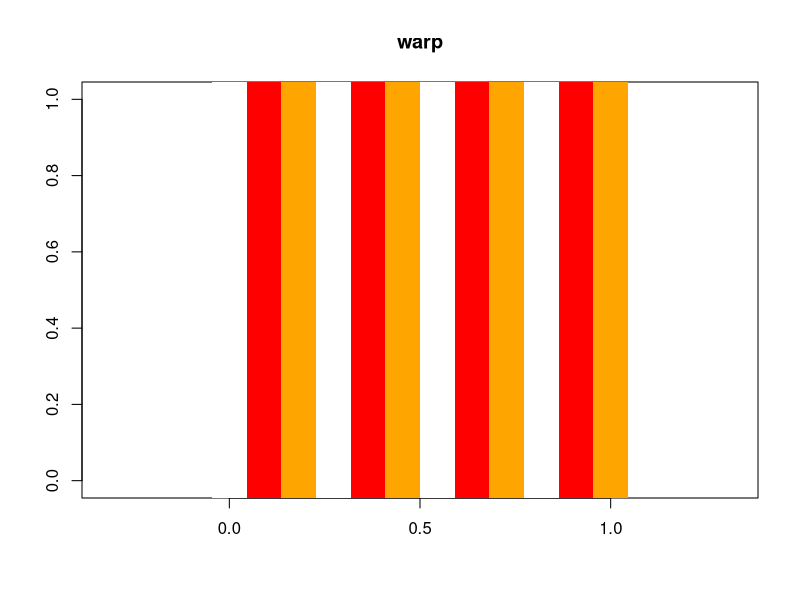
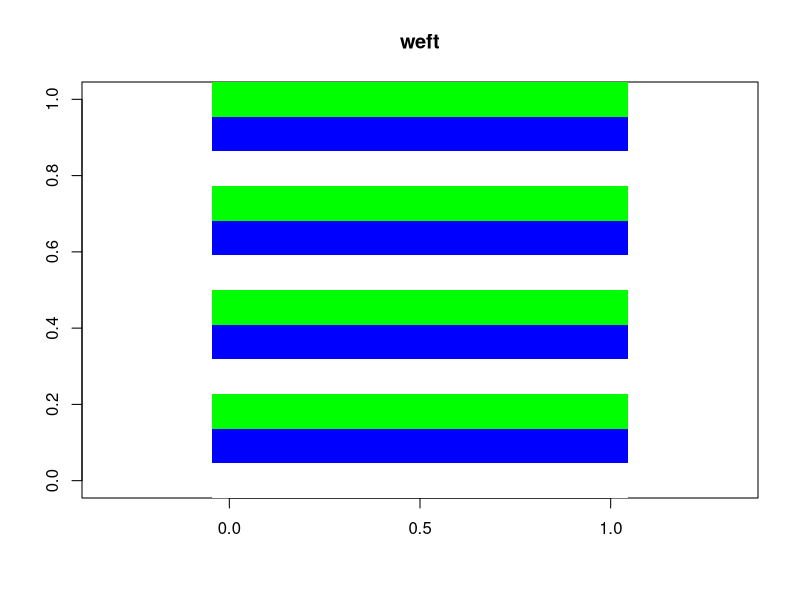
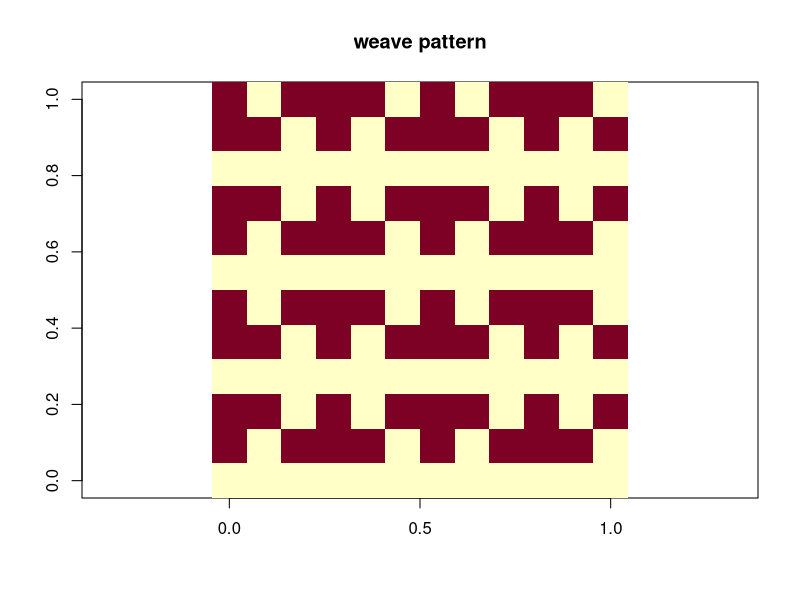
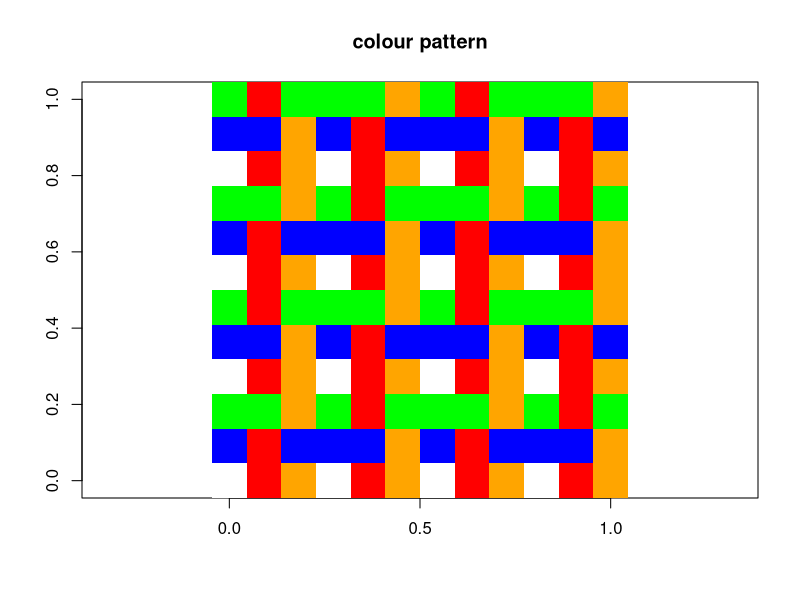

Source code (R) for these figures, in order:
## ---- chunk 1
library(dplyr)
library(abind)

# note these need to be divisible by 3 and 2, given the setup
nc <- 12
nr <- 12
colours <- c("white", "red", "orange", "blue", "green")
## ---- chunk 2
warp <- c(0:2)
weft <- c(0, 3:4)
## ---- chunk 3
warp_threads <- matrix(warp, nr, nc, byrow = TRUE)
weft_threads <- matrix(weft, nr, nc)
## ---- chunk 4
loom <- abind(list(warp_threads, weft_threads), along = 3)
## ---- chunk 5
# use a function for convenience
basic_weave <- function(nrows = nr, ncols = nc) {
  c1 <- rep(1:2, nrows / 2)
  c2 <- 3 - c1
  return(matrix(c(c1, c2), nrow = nrows, ncol = ncols))
}

# and make the matrix
warp_or_weft <- basic_weave()
## ---- chunk 6
warp_or_weft[which(warp_threads == 0)] = 2
warp_or_weft[which(weft_threads == 0)] = 1
## ---- chunk 7
rc_indexes <- expand.grid(1:nr, 1:nc)
## ---- chunk 8
cloth <- loom[cbind(rc_indexes[, 1], rc_indexes[, 2], c(warp_or_weft))] %>%
  matrix(nrow(warp_or_weft), ncol(warp_or_weft))
## ---- chunk 9
image(t(warp_threads), main = "warp", col = colours, breaks = 0:5 - 0.5, asp = 1)
image(t(weft_threads), main = "weft", col = colours, breaks = 0:5 - 0.5, asp = 1)
image(t(warp_or_weft), main = "weave pattern", asp = 1)
image(t(cloth), main = "colour pattern", col = colours, breaks = 0:5 - 0.5, asp = 1)
